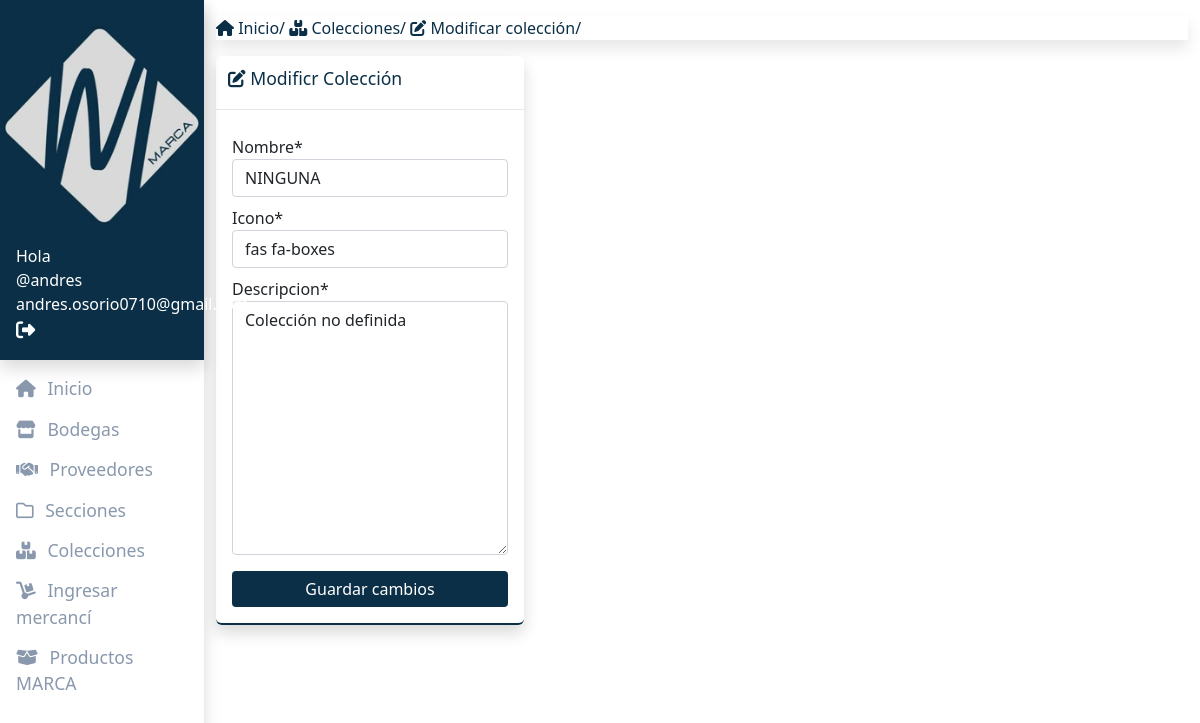
The app's page /marca/colecciones/modificar/34fa34d70b2b493c855c559f6b169867/ (signed in) with its own data.
### coleccion_app/models/coleccion.py (models this page shows, shortened)
class Coleccion(ParanoidModel):
    uuid = models.UUIDField(default=uuid4, editable=False, primary_key=True)
    nombre = models.CharField(max_length=50)
    icono = models.CharField(max_length=50, default='fas fa-boxes')
    descripcion = models.TextField()

### administracion_app/views/coleccion.py (the view, shortened to what this page needs)
@permission_required('administracion_app.change_coleccion')
def admin_coleccion_modificar(request, uuid):
    coleccion = get_object_or_404(Coleccion, uuid=uuid)
    data = {'coleccion': coleccion,
            'form': ColeccionForm(instance=coleccion)}
    return render(request, 'administracion_app/coleccion/modificar.html', data)

### coleccion_app/forms/coleccion.py
class ColeccionForm(forms.ModelForm):
    class Meta:
        model = Coleccion
        fields = ["nombre", "icono", "descripcion"]

### administracion_app/templates/administracion_app/coleccion/modificar.html (shortened to what this page needs)
{% extends 'administracion_app/coleccion/base.html' %}
{% load crispy_forms_tags %}
{% block complemento_barra_superior %}
<a href="{% url 'admin_coleccion_modificar' coleccion.uuid %}">
    <i class="fas fa-edit"></i> Modificar colección/
</a>
{% endblock %}
{% block contenedor %}
<div class="row">
    <div class="col-md-4">
        <div class="panel shadow">
            <div class="header">
                <h2 class="title"><i class="fas fa-edit"></i> Modificr Colección</h2>
            </div>
            <div class="inside">
                <form method="POST">
                    {{ form | crispy }}
                    <div class="mtop16">
                        <div class="row">
                            <div class="col-md-12">
                                <button type="submit" class="btn btn-success"
                                    title="Modificar colección">Guardar cambios</button>
                            </div>
                        </div>
                    </div>
                </form>
            </div>
        </div>
    </div>
</div>
{% endblock %}

### administracion_app/templates/administracion_app/barra_lateral.html (shortened to what this page needs)
{% load static %}
<div class="sidebar shadow">
    <div class="section-top">
        <div class="logo">
            <img src="{% static 'administracion_app/img/logoMarca.png' %}" alt="logo" class="img-fluid" />
        </div>
        <div class="user">
            {% if user.is_authenticated %}
            <span class="subtitle">Hola</span>
            <div class="name">
                @{{user.username}} <br>
                <div class="email">{{user.email}}</div>
            </div>
            <a href="{% url 'logout' %}" data-toggle="tooltip" data-placement="top" title="Salir">
                <i class="fas fa-sign-out-alt"></i>
            </a>
            {% else %}
            <li><a href="{% url 'registro' %}">Registrarce</a></li>
            <li><a href="{% url 'login' %}">Ingresar</a></li>
            {% endif %}
        </div>
    </div>
    <div class="main">
        <ul>
            <li>
                <a href="{% url 'admin_inicio' %}"><i class="fas fa-home"></i> Inicio</a>
            </li>
            <li>
                <a href="{% url 'admin_bodega_inicio' %}">
                    <i class="fas fa-store"></i> Bodegas
                </a>
            </li>
            <li>
                <a href="{% url 'admin_proveedor_inicio' %}">
                    <i class="fas fa-handshake"></i> Proveedores
                </a>
            </li>
            <li>
                <a href="{% url 'admin_seccion_inicio' %}">
                    <i class="far fa-folder"></i> Secciones
                </a>
            </li>
            <li>
                <a href="{% url 'admin_coleccion_inicio' %}">
                    <i class="fas fa-boxes"></i> Colecciones
                </a>
            </li>
            <li>
                <a href="{% url 'admin_producto_bodega_inicio' %}">
                    <i class="fas fa-dolly"></i> Ingresar mercancí
                </a>
            </li>
            <li>
                <a href="{% url 'admin_producto_marca_inicio' %}">
                    <i class="fas fa-box-open"></i> Productos MARCA
                </a>
            </li>
        </ul>
    </div>
</div>

### administracion_app/static/administracion_app/css/administracion.css (style rules this page uses)
body { background-color: #f5f6fa; font-size: 14px; font-family: "Roboto Slab", serif; }
h1, h3, h4, h5, ul, body, html { padding: 0; margin: 0; }
.sidebar { background-color: #fff; min-height: 100vh; }
.sidebar .section-top { background-color: #0b2f47; box-shadow: 0 0.5rem 1rem rgba(0, 0, 0, 0.15); }
.sidebar .logo { display: block; margin: 0 auto; padding-top: 24px; white: 60%; }
.sidebar .user { color: #fff !important; padding: 16px; }
.sidebar .user a { color: #fff; font-size: 1.2em; }
.main { margin-top: 10px; }
.main ul { padding: 0px 0px; text-decoration: none; list-style: none; }
.main ul li { margin-bottom: 4px; text-decoration: none; }
.main ul li a { color: #8998ac; display: block; font-size: 1.1em; padding: 5px 16px; text-decoration: none; }
.main ul li a i { margin-right: 7px; text-decoration: none; }
.page .breadcrumb .breadcrumb-item a { text-decoration: none; color: #0b2f47 !important; }
.page .panel { background-color: #fff; border-radius: 6px; border-bottom: 2px solid #0b2f47; width: 100%; }
.page .panel .header { border-bottom: 1px solid #e8e8e8; }
.page .panel .header h2.title { display: inline-block; color: #0b2f47; font-size: 1.1em; padding: 12px 12px; }
.page .panel .inside { padding: 16px; }
.mtop16 { margin-top: 16px; }
.btn-success { background-color: #0b2f47 !important; border: 0 !important; width: 100%; outline: none; box-shadow: none; box-shadow: none !important; outline: none !important; }
form label { margin-top: 9px !important; }

### records on screen
Coleccion: nombre "NINGUNA", icono "fas fa-boxes", descripcion "Colección no definida"

### other values on screen
{{ user.username }} "andres"
{{ user.email }} "andres.osorio0710@gmail.com"
